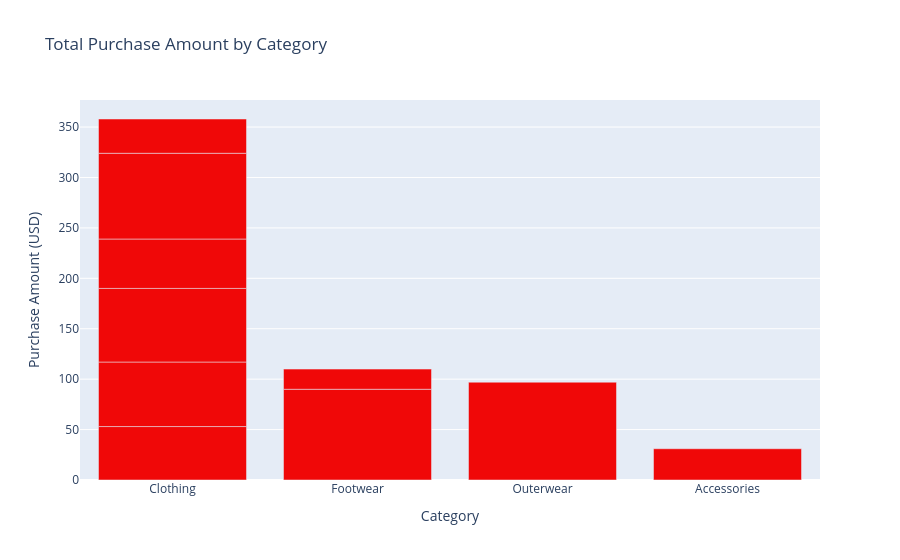

Write notebook code for a chart like this one.
### Code cell
# Making a BAr Chart using Plotly to konw the total purchase amount by Category
import pandas as pd
import plotly.express as px

# Load the CSV
url = "https://raw.githubusercontent.com/SaurabhSSB/consumer-behavior-analytics/main/shopping_trends.csv"
data = pd.read_csv(url).head(10)

# Bar chart of purchases by Category with custom color
fig = px.bar(
    data,
    x="Category",                # Categorical column
    y="Purchase Amount (USD)",   # Numeric column
    title="Total Purchase Amount by Category",
    color_discrete_sequence=["#F00808"]  # Change bar color (redish)
)

fig.show()

### Figure 1 — Plotly figure (JSON) as saved in the notebook; plotly's stock layout.template omitted (floating-point values rounded to 4 significant figures)
{"data": [{"hovertemplate": "Category=%{x}<br>Purchase Amount (USD)=%{y}<extra></extra>", "legendgroup": "", "marker": {"color": "#F00808", "pattern": {"shape": ""}}, "name": "", "orientation": "v", "showlegend": false, "textposition": "auto", "type": "bar", "x": ["Clothing", "Clothing", "Clothing", "Footwear", "Clothing", "Footwear", "Clothing", "Clothing", "Outerwear", "Accessories"], "xaxis": "x", "y": [53, 64, 73, 90, 49, 20, 85, 34, 97, 31], "yaxis": "y"}], "layout": {"barmode": "relative", "legend": {"tracegroupgap": 0}, "title": {"text": "Total Purchase Amount by Category"}, "xaxis": {"anchor": "y", "domain": [0, 1], "title": {"text": "Category"}}, "yaxis": {"anchor": "x", "domain": [0, 1], "title": {"text": "Purchase Amount (USD)"}}}}
